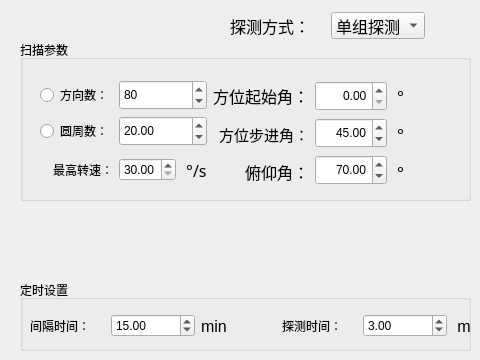
   <widget class="QWidget" name="tab_2">
    <attribute name="title">
     <string>扫描参数</string>
    </attribute>
    <widget class="QGroupBox" name="groupBox_6">
     <property name="geometry">
      <rect>
       <x>20</x>
       <y>40</y>
       <width>451</width>
       <height>161</height>
      </rect>
     </property>
     <property name="title">
      <string>扫描参数</string>
     </property>
     <widget class="QWidget" name="layoutWidget">
      <property name="geometry">
       <rect>
        <x>20</x>
        <y>40</y>
        <width>424</width>
        <height>108</height>
       </rect>
      </property>
      <layout class="QHBoxLayout" name="horizontalLayout_20">
       <item>
        <layout class="QVBoxLayout" name="verticalLayout_8">
         <item>
          <widget class="QRadioButton" name="anglekeyRadioButton">
           <property name="minimumSize">
            <size>
             <width>0</width>
             <height>30</height>
            </size>
           </property>
           <property name="text">
            <string>方向数：</string>
           </property>
          </widget>
         </item>
         <item>
          <widget class="QRadioButton" name="circlekeyRadioButton">
           <property name="minimumSize">
            <size>
             <width>0</width>
             <height>30</height>
            </size>
           </property>
           <property name="text">
            <string>圆周数：</string>
           </property>
          </widget>
         </item>
         <item>
          <widget class="QLabel" name="label_8">
           <property name="minimumSize">
            <size>
             <width>0</width>
             <height>30</height>
            </size>
           </property>
           <property name="text">
            <string>最高转速：</string>
           </property>
           <property name="alignment">
            <set>Qt::AlignRight|Qt::AlignTrailing|Qt::AlignVCenter</set>
           </property>
          </widget>
         </item>
        </layout>
       </item>
       <item>
        <layout class="QVBoxLayout" name="verticalLayout_13">
         <item>
          <widget class="QSpinBox" name="angleNumSpinBox">
           <property name="minimumSize">
            <size>
             <width>75</width>
             <height>30</height>
            </size>
           </property>
           <property name="baseSize">
            <size>
             <width>75</width>
             <height>30</height>
            </size>
           </property>
           <property name="maximum">
            <number>1000000</number>
           </property>
           <property name="value">
            <number>80</number>
           </property>
          </widget>
         </item>
         <item>
          <widget class="QDoubleSpinBox" name="circleNumdoubleSpinBox">
           <property name="minimumSize">
            <size>
             <width>75</width>
             <height>30</height>
            </size>
           </property>
           <property name="baseSize">
            <size>
             <width>75</width>
             <height>30</height>
            </size>
           </property>
           <property name="decimals">
            <number>2</number>
           </property>
           <property name="maximum">
            <double>100000.000000000000000</double>
           </property>
           <property name="singleStep">
            <double>1.000000000000000</double>
           </property>
           <property name="value">
            <double>20.000000000000000</double>
           </property>
          </widget>
         </item>
         <item>
          <layout class="QHBoxLayout" name="horizontalLayout_9">
           <item>
            <widget class="QDoubleSpinBox" name="motorSpeeddoubleSpinBox">
             <property name="decimals">
              <number>2</number>
             </property>
             <property name="minimum">
              <double>30.000000000000000</double>
             </property>
             <property name="maximum">
              <double>90.000000000000000</double>
             </property>
             <property name="singleStep">
              <double>5.000000000000000</double>
             </property>
             <property name="value">
              <double>30.000000000000000</double>
             </property>
            </widget>
           </item>
           <item>
            <widget class="QLabel" name="label_22">
             <property name="font">
              <font>
               <family>Microsoft YaHei</family>
               <pointsize>12</pointsize>
              </font>
             </property>
             <property name="text">
              <string> °/s</string>
             </property>
            </widget>
           </item>
          </layout>
         </item>
        </layout>
       </item>
       <item>
        <layout class="QVBoxLayout" name="verticalLayout_14">
         <item>
          <widget class="QLabel" name="label_33">
           <property name="minimumSize">
            <size>
             <width>0</width>
             <height>30</height>
            </size>
           </property>
           <property name="font">
            <font>
             <pointsize>12</pointsize>
            </font>
           </property>
           <property name="text">
            <string>方位起始角：</string>
           </property>
           <property name="alignment">
            <set>Qt::AlignRight|Qt::AlignTrailing|Qt::AlignVCenter</set>
           </property>
          </widget>
         </item>
         <item>
          <widget class="QLabel" name="label_31">
           <property name="minimumSize">
            <size>
             <width>0</width>
             <height>30</height>
            </size>
           </property>
           <property name="font">
            <font>
             <pointsize>11</pointsize>
            </font>
           </property>
           <property name="text">
            <string>方位步进角：</string>
           </property>
           <property name="alignment">
            <set>Qt::AlignRight|Qt::AlignTrailing|Qt::AlignVCenter</set>
           </property>
          </widget>
         </item>
         <item>
          <widget class="QLabel" name="label_26">
           <property name="minimumSize">
            <size>
             <width>0</width>
             <height>30</height>
            </size>
           </property>
           <property name="font">
            <font>
             <pointsize>12</pointsize>
            </font>
           </property>
           <property name="text">
            <string>俯仰角：</string>
           </property>
           <property name="alignment">
            <set>Qt::AlignRight|Qt::AlignTrailing|Qt::AlignVCenter</set>
           </property>
          </widget>
         </item>
        </layout>
       </item>
       <item>
        <layout class="QVBoxLayout" name="verticalLayout_15">
         <item>
          <widget class="QDoubleSpinBox" name="azAngleStartdoubleSpinBox">
           <property name="minimumSize">
            <size>
             <width>0</width>
             <height>30</height>
            </size>
           </property>
           <property name="alignment">
            <set>Qt::AlignRight|Qt::AlignTrailing|Qt::AlignVCenter</set>
           </property>
           <property name="decimals">
            <number>2</number>
           </property>
           <property name="maximum">
            <double>120.000000000000000</double>
           </property>
           <property name="singleStep">
            <double>5.000000000000000</double>
           </property>
          </widget>
         </item>
         <item>
          <widget class="QDoubleSpinBox" name="azAngleStepdoubleSpinBox">
           <property name="minimumSize">
            <size>
             <width>0</width>
             <height>30</height>
            </size>
           </property>
           <property name="alignment">
            <set>Qt::AlignRight|Qt::AlignTrailing|Qt::AlignVCenter</set>
           </property>
           <property name="decimals">
            <number>2</number>
           </property>
           <property name="maximum">
            <double>120.000000000000000</double>
           </property>
           <property name="singleStep">
            <double>5.000000000000000</double>
           </property>
           <property name="value">
            <double>45.000000000000000</double>
           </property>
          </widget>
         </item>
         <item>
          <widget class="QDoubleSpinBox" name="elevationAngledoubleSpinBox">
           <property name="minimumSize">
            <size>
             <width>0</width>
             <height>30</height>
            </size>
           </property>
           <property name="alignment">
            <set>Qt::AlignRight|Qt::AlignTrailing|Qt::AlignVCenter</set>
           </property>
           <property name="decimals">
            <number>2</number>
           </property>
           <property name="maximum">
            <double>90.000000000000000</double>
           </property>
           <property name="singleStep">
            <double>5.000000000000000</double>
           </property>
           <property name="value">
            <double>70.000000000000000</double>
           </property>
          </widget>
         </item>
        </layout>
       </item>
       <item>
        <layout class="QVBoxLayout" name="verticalLayout_7">
         <item>
          <widget class="QLabel" name="label_23">
           <property name="minimumSize">
            <size>
             <width>0</width>
             <height>30</height>
            </size>
           </property>
           <property name="font">
            <font>
             <family>Microsoft YaHei</family>
             <pointsize>12</pointsize>
            </font>
           </property>
           <property name="text">
            <string> °</string>
           </property>
          </widget>
         </item>
         <item>
          <widget class="QLabel" name="label_25">
           <property name="minimumSize">
            <size>
             <width>0</width>
             <height>30</height>
            </size>
           </property>
           <property name="font">
            <font>
             <family>Microsoft YaHei</family>
             <pointsize>12</pointsize>
            </font>
           </property>
           <property name="text">
            <string> °</string>
           </property>
          </widget>
         </item>
         <item>
          <widget class="QLabel" name="label_32">
           <property name="minimumSize">
            <size>
             <width>0</width>
             <height>30</height>
            </size>
           </property>
           <property name="font">
            <font>
             <family>Microsoft YaHei</family>
             <pointsize>12</pointsize>
            </font>
           </property>
           <property name="text">
            <string> °</string>
           </property>
          </widget>
         </item>
        </layout>
       </item>
      </layout>
     </widget>
    </widget>
    <widget class="QGroupBox" name="groupBox_3">
     <property name="geometry">
      <rect>
       <x>20</x>
       <y>280</y>
       <width>451</width>
       <height>71</height>
      </rect>
     </property>
     <property name="title">
      <string>定时设置</string>
     </property>
     <widget class="QWidget" name="layoutWidget">
      <property name="geometry">
       <rect>
        <x>10</x>
        <y>30</y>
        <width>498</width>
        <height>32</height>
       </rect>
      </property>
      <layout class="QHBoxLayout" name="horizontalLayout_5">
       <item>
        <widget class="QLabel" name="label_27">
         <property name="text">
          <string>间隔时间：</string>
         </property>
        </widget>
       </item>
       <item>
        <widget class="QDoubleSpinBox" name="intervalTimedoubleSpinBox">
         <property name="decimals">
          <number>2</number>
         </property>
         <property name="maximum">
          <double>1000000.000000000000000</double>
         </property>
         <property name="value">
          <double>15.000000000000000</double>
         </property>
        </widget>
       </item>
       <item>
        <widget class="QLabel" name="label_28">
         <property name="font">
          <font>
           <pointsize>12</pointsize>
          </font>
         </property>
         <property name="text">
          <string>min</string>
         </property>
        </widget>
       </item>
       <item>
        <widget class="QLabel" name="label_29">
         <property name="text">
          <string>探测时间：</string>
         </property>
        </widget>
       </item>
       <item>
        <widget class="QDoubleSpinBox" name="groupTimedoubleSpinBox">
         <property name="decimals">
          <number>2</number>
         </property>
         <property name="maximum">
          <double>1000000.000000000000000</double>
         </property>
         <property name="singleStep">
          <double>1.000000000000000</double>
         </property>
         <property name="value">
          <double>3.000000000000000</double>
         </property>
        </widget>
       </item>
       <item>
        <widget class="QLabel" name="label_30">
         <property name="font">
          <font>
           <pointsize>12</pointsize>
          </font>
         </property>
         <property name="text">
          <string> min</string>
         </property>
        </widget>
       </item>
      </layout>
     </widget>
    </widget>
    <widget class="QWidget" name="horizontalLayoutWidget_8">
     <property name="geometry">
      <rect>
       <x>230</x>
       <y>10</y>
       <width>195</width>
       <height>32</height>
      </rect>
     </property>
     <layout class="QHBoxLayout" name="horizontalLayout_11">
      <item>
       <widget class="QLabel" name="label_7">
        <property name="font">
         <font>
          <family>微软雅黑</family>
          <pointsize>12</pointsize>
          <weight>50</weight>
          <bold>false</bold>
         </font>
        </property>
        <property name="text">
         <string>探测方式：</string>
        </property>
       </widget>
      </item>
      <item>
       <widget class="QComboBox" name="detectModeComboBox">
        <property name="font">
         <font>
          <pointsize>12</pointsize>
         </font>
        </property>
        <property name="insertPolicy">
         <enum>QComboBox::InsertAfterCurrent</enum>
        </property>
        <item>
         <property name="text">
          <string>单组探测</string>
         </property>
        </item>
        <item>
         <property name="text">
          <string>持续探测</string>
         </property>
        </item>
        <item>
         <property name="text">
          <string>定时探测</string>
         </property>
        </item>
       </widget>
      </item>
     </layout>
    </widget>
   </widget>
